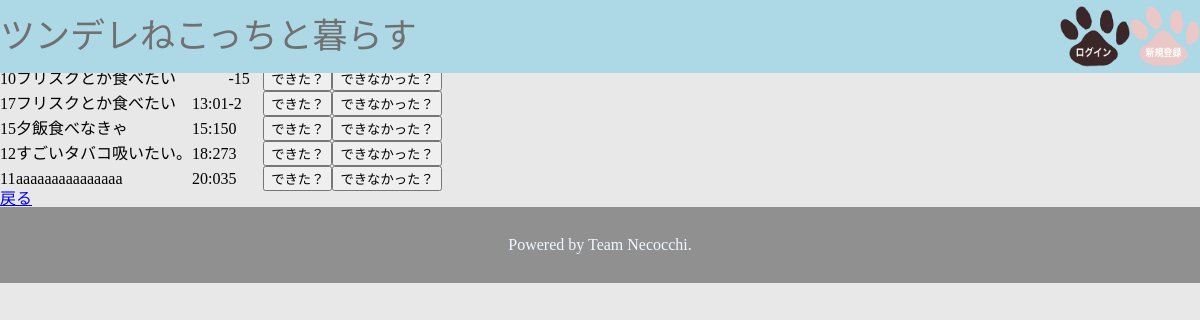
Page /hearing (signed in) on the committed database.
### tables this page shows
CREATE TABLE "task" (
	"id"	INTEGER,
	"task"	TEXT,
	"time"	INTEGER,
	"user_id"	INTEGER,
	"now_time"	INTEGER,
	"left_time"	INTEGER,
	PRIMARY KEY("id" AUTOINCREMENT)
);

### necocchi.py (the view)
@app.route('/hearing')
def hearing():
    if 'user_id' in session:
        user_id = session['user_id']
        conn = sqlite3.connect('necocchi.db')
        c = conn.cursor()
        c.execute("SELECT name from users where id = ?", (user_id,))
        user_name = c.fetchone()[0]
        c.execute(
            "SELECT id, task, time, left_time FROM task where user_id = ? ORDER BY time ASC", (user_id,))
        hearinglist = []
        for row in c.fetchall():
            hearinglist.append(
                {"id": row[0], "task": row[1], "time": row[2], "left_time": row[3]})
        c.close
        print(hearinglist)
        return render_template('hearing.html', html_hearinglist=hearinglist, user_name=user_name)
    else:
        return redirect('/login')

### templates/hearing.html (shortened to what this page needs)
<!DOCTYPE html>
{% extends 'base.html' %}
{% block content %}
<p>{{user_name}}さんこんにちは</p>
<table border ="1">
{% for item in html_hearinglist %}
<tr>
    <td>{{item["id"]}}</td>
    <td>{{item["task"]}}</td>
    <td>{{item["time"]}}</td>
    <td>{{item["left_time"]}}</td>
    <td><button class="dere">できた？</button></td>
    <td><button class="tun">できなかった？</button></td>
</tr>
{% endfor %}
</table>
<a href="/list">戻る</a>
{% endblock %}

### static/css/style-pc.css (style rules this page uses)
html, body, div, span, applet, object, iframe, h1, h2, h3, h4, h5, h6, p, blockquote, pre, a, abbr, acronym, address, big, cite, code, del, dfn, em, img, ins, kbd, q, s, samp, small, strike, strong, sub, sup, tt, var, b, u, i, center, dl, dt, dd, ol, ul, li, fieldset, form, label, legend, table, caption, tbody, tfoot, thead, tr, th, td, article, aside, canvas, details, embed, figure, figcaption, footer, header, hgroup, menu, nav, output, ruby, section, summary, time, mark, audio, video { margin: 0; padding: 0; border: 0; font-size: 100%; font: inherit; vertical-align: baseline; }
body { line-height: 1; }
table { border-collapse: collapse; border-spacing: 0; }
body { background-color: #e8e8e8; }

### rows in the picture
task: id "10", task "フリスクとか食べたい", left_time "-15"
task: id "17", task "フリスクとか食べたい", time "13:01", left_time "-2"
task: id "15", task "夕飯食べなきゃ", time "15:15", left_time "0"
task: id "12", task "すごいタバコ吸いたい。", time "18:27", left_time "3"
task: id "11", task "aaaaaaaaaaaaaaa", time "20:03", left_time "5"
